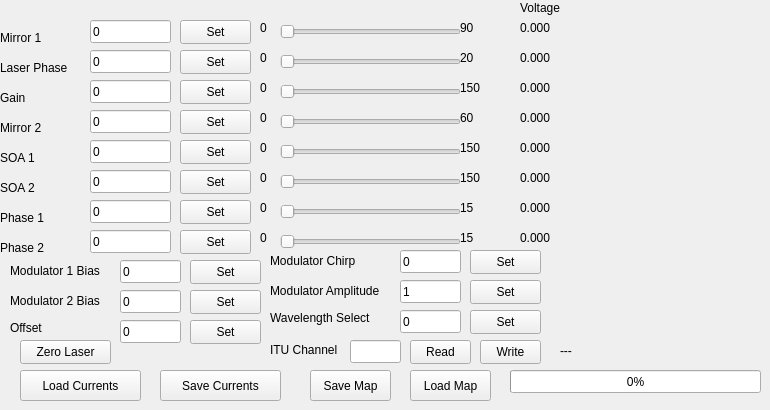
    <widget class="QWidget" name="tab_laser_control">
     <attribute name="title">
      <string>Laser Control</string>
     </attribute>
     <widget class="QLabel" name="label_30">
      <property name="geometry">
       <rect>
        <x>0</x>
        <y>60</y>
        <width>81</width>
        <height>16</height>
       </rect>
      </property>
      <property name="text">
       <string>Laser Phase</string>
      </property>
     </widget>
     <widget class="QLabel" name="label_32">
      <property name="geometry">
       <rect>
        <x>0</x>
        <y>90</y>
        <width>81</width>
        <height>16</height>
       </rect>
      </property>
      <property name="text">
       <string>Gain</string>
      </property>
     </widget>
     <widget class="QLabel" name="label_31">
      <property name="geometry">
       <rect>
        <x>0</x>
        <y>30</y>
        <width>81</width>
        <height>16</height>
       </rect>
      </property>
      <property name="text">
       <string>Mirror 1</string>
      </property>
     </widget>
     <widget class="QLabel" name="label_33">
      <property name="geometry">
       <rect>
        <x>0</x>
        <y>150</y>
        <width>81</width>
        <height>16</height>
       </rect>
      </property>
      <property name="text">
       <string>SOA 1</string>
      </property>
     </widget>
     <widget class="QLabel" name="label_34">
      <property name="geometry">
       <rect>
        <x>0</x>
        <y>120</y>
        <width>81</width>
        <height>16</height>
       </rect>
      </property>
      <property name="text">
       <string>Mirror 2</string>
      </property>
     </widget>
     <widget class="QLineEdit" name="control_mirror1_current">
      <property name="geometry">
       <rect>
        <x>90</x>
        <y>20</y>
        <width>81</width>
        <height>23</height>
       </rect>
      </property>
      <property name="text">
       <string>0</string>
      </property>
     </widget>
     <widget class="QLineEdit" name="control_laser_phase_current">
      <property name="geometry">
       <rect>
        <x>90</x>
        <y>50</y>
        <width>81</width>
        <height>23</height>
       </rect>
      </property>
      <property name="text">
       <string>0</string>
      </property>
     </widget>
     <widget class="QLineEdit" name="control_mirror2_current">
      <property name="geometry">
       <rect>
        <x>90</x>
        <y>110</y>
        <width>81</width>
        <height>23</height>
       </rect>
      </property>
      <property name="text">
       <string>0</string>
      </property>
     </widget>
     <widget class="QLineEdit" name="control_gain_current">
      <property name="geometry">
       <rect>
        <x>90</x>
        <y>80</y>
        <width>81</width>
        <height>23</height>
       </rect>
      </property>
      <property name="text">
       <string>0</string>
      </property>
     </widget>
     <widget class="QLineEdit" name="control_soa1_current">
      <property name="geometry">
       <rect>
        <x>90</x>
        <y>140</y>
        <width>81</width>
        <height>23</height>
       </rect>
      </property>
      <property name="text">
       <string>0</string>
      </property>
     </widget>
     <widget class="QPushButton" name="control_mirror1_button">
      <property name="geometry">
       <rect>
        <x>180</x>
        <y>20</y>
        <width>71</width>
        <height>24</height>
       </rect>
      </property>
      <property name="text">
       <string>Set</string>
      </property>
     </widget>
     <widget class="QPushButton" name="control_gain_button">
      <property name="geometry">
       <rect>
        <x>180</x>
        <y>80</y>
        <width>71</width>
        <height>24</height>
       </rect>
      </property>
      <property name="text">
       <string>Set</string>
      </property>
     </widget>
     <widget class="QPushButton" name="control_mirror2_button">
      <property name="geometry">
       <rect>
        <x>180</x>
        <y>110</y>
        <width>71</width>
        <height>24</height>
       </rect>
      </property>
      <property name="text">
       <string>Set</string>
      </property>
     </widget>
     <widget class="QPushButton" name="control_soa1_button">
      <property name="geometry">
       <rect>
        <x>180</x>
        <y>140</y>
        <width>71</width>
        <height>24</height>
       </rect>
      </property>
      <property name="text">
       <string>Set</string>
      </property>
     </widget>
     <widget class="QPushButton" name="control_laser_phase_button">
      <property name="geometry">
       <rect>
        <x>180</x>
        <y>50</y>
        <width>71</width>
        <height>24</height>
       </rect>
      </property>
      <property name="text">
       <string>Set</string>
      </property>
     </widget>
     <widget class="QSlider" name="control_mirror1_slider">
      <property name="geometry">
       <rect>
        <x>280</x>
        <y>20</y>
        <width>181</width>
        <height>23</height>
       </rect>
      </property>
      <property name="maximum">
       <number>90</number>
      </property>
      <property name="orientation">
       <enum>Qt::Horizontal</enum>
      </property>
     </widget>
     <widget class="QSlider" name="control_laser_phase_slider">
      <property name="geometry">
       <rect>
        <x>280</x>
        <y>50</y>
        <width>181</width>
        <height>23</height>
       </rect>
      </property>
      <property name="maximum">
       <number>20</number>
      </property>
      <property name="orientation">
       <enum>Qt::Horizontal</enum>
      </property>
     </widget>
     <widget class="QSlider" name="control_gain_slider">
      <property name="geometry">
       <rect>
        <x>280</x>
        <y>80</y>
        <width>181</width>
        <height>23</height>
       </rect>
      </property>
      <property name="maximum">
       <number>150</number>
      </property>
      <property name="orientation">
       <enum>Qt::Horizontal</enum>
      </property>
     </widget>
     <widget class="QSlider" name="control_mirror2_slider">
      <property name="geometry">
       <rect>
        <x>280</x>
        <y>110</y>
        <width>181</width>
        <height>23</height>
       </rect>
      </property>
      <property name="maximum">
       <number>60</number>
      </property>
      <property name="orientation">
       <enum>Qt::Horizontal</enum>
      </property>
     </widget>
     <widget class="QSlider" name="control_soa1_slider">
      <property name="geometry">
       <rect>
        <x>280</x>
        <y>140</y>
        <width>181</width>
        <height>23</height>
       </rect>
      </property>
      <property name="maximum">
       <number>150</number>
      </property>
      <property name="orientation">
       <enum>Qt::Horizontal</enum>
      </property>
     </widget>
     <widget class="QLabel" name="label_37">
      <property name="geometry">
       <rect>
        <x>260</x>
        <y>20</y>
        <width>31</width>
        <height>16</height>
       </rect>
      </property>
      <property name="text">
       <string>0</string>
      </property>
     </widget>
     <widget class="QLabel" name="label_41">
      <property name="geometry">
       <rect>
        <x>260</x>
        <y>110</y>
        <width>31</width>
        <height>16</height>
       </rect>
      </property>
      <property name="text">
       <string>0</string>
      </property>
     </widget>
     <widget class="QLabel" name="label_42">
      <property name="geometry">
       <rect>
        <x>260</x>
        <y>80</y>
        <width>31</width>
        <height>16</height>
       </rect>
      </property>
      <property name="text">
       <string>0</string>
      </property>
     </widget>
     <widget class="QLabel" name="label_44">
      <property name="geometry">
       <rect>
        <x>260</x>
        <y>140</y>
        <width>31</width>
        <height>16</height>
       </rect>
      </property>
      <property name="text">
       <string>0</string>
      </property>
     </widget>
     <widget class="QLabel" name="label_45">
      <property name="geometry">
       <rect>
        <x>260</x>
        <y>50</y>
        <width>31</width>
        <height>16</height>
       </rect>
      </property>
      <property name="text">
       <string>0</string>
      </property>
     </widget>
     <widget class="QLabel" name="control_soa1_max">
      <property name="geometry">
       <rect>
        <x>460</x>
        <y>140</y>
        <width>41</width>
        <height>16</height>
       </rect>
      </property>
      <property name="text">
       <string>150</string>
      </property>
     </widget>
     <widget class="QLabel" name="control_mirror2_max">
      <property name="geometry">
       <rect>
        <x>460</x>
        <y>110</y>
        <width>41</width>
        <height>16</height>
       </rect>
      </property>
      <property name="text">
       <string>60</string>
      </property>
     </widget>
     <widget class="QLabel" name="control_laser_phase_max">
      <property name="geometry">
       <rect>
        <x>460</x>
        <y>50</y>
        <width>41</width>
        <height>16</height>
       </rect>
      </property>
      <property name="text">
       <string>20</string>
      </property>
     </widget>
     <widget class="QLabel" name="control_mirror1_max">
      <property name="geometry">
       <rect>
        <x>460</x>
        <y>20</y>
        <width>41</width>
        <height>16</height>
       </rect>
      </property>
      <property name="text">
       <string>90</string>
      </property>
     </widget>
     <widget class="QLabel" name="control_gain_max">
      <property name="geometry">
       <rect>
        <x>460</x>
        <y>80</y>
        <width>41</width>
        <height>16</height>
       </rect>
      </property>
      <property name="text">
       <string>150</string>
      </property>
     </widget>
     <widget class="QLabel" name="control_mirror1_voltage">
      <property name="geometry">
       <rect>
        <x>520</x>
        <y>20</y>
        <width>53</width>
        <height>15</height>
       </rect>
      </property>
      <property name="text">
       <string>0.000</string>
      </property>
     </widget>
     <widget class="QLabel" name="control_soa1_voltage">
      <property name="geometry">
       <rect>
        <x>520</x>
        <y>140</y>
        <width>53</width>
        <height>15</height>
       </rect>
      </property>
      <property name="text">
       <string>0.000</string>
      </property>
     </widget>
     <widget class="QLabel" name="control_mirror2_voltage">
      <property name="geometry">
       <rect>
        <x>520</x>
        <y>110</y>
        <width>53</width>
        <height>15</height>
       </rect>
      </property>
      <property name="text">
       <string>0.000</string>
      </property>
     </widget>
     <widget class="QLabel" name="control_gain_voltage">
      <property name="geometry">
       <rect>
        <x>520</x>
        <y>80</y>
        <width>53</width>
        <height>15</height>
       </rect>
      </property>
      <property name="text">
       <string>0.000</string>
      </property>
     </widget>
     <widget class="QLabel" name="control_laser_phase_voltage">
      <property name="geometry">
       <rect>
        <x>520</x>
        <y>50</y>
        <width>53</width>
        <height>15</height>
       </rect>
      </property>
      <property name="text">
       <string>0.000</string>
      </property>
     </widget>
     <widget class="QLabel" name="label_53">
      <property name="geometry">
       <rect>
        <x>520</x>
        <y>0</y>
        <width>51</width>
        <height>16</height>
       </rect>
      </property>
      <property name="text">
       <string>Voltage</string>
      </property>
     </widget>
     <widget class="QPushButton" name="control_zero_laser_button">
      <property name="geometry">
       <rect>
        <x>20</x>
        <y>340</y>
        <width>91</width>
        <height>24</height>
       </rect>
      </property>
      <property name="text">
       <string>Zero Laser</string>
      </property>
     </widget>
     <widget class="QPushButton" name="control_load_currents_button">
      <property name="geometry">
       <rect>
        <x>20</x>
        <y>370</y>
        <width>121</width>
        <height>31</height>
       </rect>
      </property>
      <property name="text">
       <string>Load Currents</string>
      </property>
     </widget>
     <widget class="QPushButton" name="control_save_currents_button">
      <property name="geometry">
       <rect>
        <x>160</x>
        <y>370</y>
        <width>121</width>
        <height>31</height>
       </rect>
      </property>
      <property name="text">
       <string>Save Currents</string>
      </property>
     </widget>
     <widget class="QLineEdit" name="control_itu_channel_text">
      <property name="geometry">
       <rect>
        <x>350</x>
        <y>340</y>
        <width>51</width>
        <height>23</height>
       </rect>
      </property>
     </widget>
     <widget class="QLabel" name="label_55">
      <property name="geometry">
       <rect>
        <x>270</x>
        <y>340</y>
        <width>71</width>
        <height>20</height>
       </rect>
      </property>
      <property name="text">
       <string>ITU Channel</string>
      </property>
     </widget>
     <widget class="QPushButton" name="control_itu_channel_read">
      <property name="geometry">
       <rect>
        <x>410</x>
        <y>340</y>
        <width>61</width>
        <height>24</height>
       </rect>
      </property>
      <property name="text">
       <string>Read</string>
      </property>
     </widget>
     <widget class="QLabel" name="control_itu_channel_wavelength">
      <property name="geometry">
       <rect>
        <x>560</x>
        <y>340</y>
        <width>81</width>
        <height>21</height>
       </rect>
      </property>
      <property name="text">
       <string>---</string>
      </property>
     </widget>
     <widget class="QPushButton" name="control_soa2_button">
      <property name="geometry">
       <rect>
        <x>180</x>
        <y>170</y>
        <width>71</width>
        <height>24</height>
       </rect>
      </property>
      <property name="text">
       <string>Set</string>
      </property>
     </widget>
     <widget class="QLabel" name="control_soa2_voltage">
      <property name="geometry">
       <rect>
        <x>520</x>
        <y>170</y>
        <width>53</width>
        <height>15</height>
       </rect>
      </property>
      <property name="text">
       <string>0.000</string>
      </property>
     </widget>
     <widget class="QLabel" name="control_soa2_max">
      <property name="geometry">
       <rect>
        <x>460</x>
        <y>170</y>
        <width>41</width>
        <height>16</height>
       </rect>
      </property>
      <property name="text">
       <string>150</string>
      </property>
     </widget>
     <widget class="QLineEdit" name="control_soa2_current">
      <property name="geometry">
       <rect>
        <x>90</x>
        <y>170</y>
        <width>81</width>
        <height>23</height>
       </rect>
      </property>
      <property name="text">
       <string>0</string>
      </property>
     </widget>
     <widget class="QLabel" name="label_52">
      <property name="geometry">
       <rect>
        <x>260</x>
        <y>170</y>
        <width>31</width>
        <height>16</height>
       </rect>
      </property>
      <property name="text">
       <string>0</string>
      </property>
     </widget>
     <widget class="QLabel" name="label_84">
      <property name="geometry">
       <rect>
        <x>0</x>
        <y>180</y>
        <width>81</width>
        <height>16</height>
       </rect>
      </property>
      <property name="text">
       <string>SOA 2</string>
      </property>
     </widget>
     <widget class="QSlider" name="control_soa2_slider">
      <property name="geometry">
       <rect>
        <x>280</x>
        <y>170</y>
        <width>181</width>
        <height>23</height>
       </rect>
      </property>
      <property name="maximum">
       <number>150</number>
      </property>
      <property name="orientation">
       <enum>Qt::Horizontal</enum>
      </property>
     </widget>
     <widget class="QLabel" name="label_35">
      <property name="geometry">
       <rect>
        <x>10</x>
        <y>260</y>
        <width>101</width>
        <height>21</height>
       </rect>
      </property>
      <property name="text">
       <string>Modulator 1 Bias</string>
      </property>
     </widget>
     <widget class="QLabel" name="label_36">
      <property name="geometry">
       <rect>
        <x>10</x>
        <y>290</y>
        <width>101</width>
        <height>21</height>
       </rect>
      </property>
      <property name="text">
       <string>Modulator 2 Bias</string>
      </property>
     </widget>
     <widget class="QLineEdit" name="control_mod1_bias_voltage">
      <property name="geometry">
       <rect>
        <x>120</x>
        <y>260</y>
        <width>61</width>
        <height>23</height>
       </rect>
      </property>
      <property name="text">
       <string>0</string>
      </property>
     </widget>
     <widget class="QLineEdit" name="control_mod2_bias_voltage">
      <property name="geometry">
       <rect>
        <x>120</x>
        <y>290</y>
        <width>61</width>
        <height>23</height>
       </rect>
      </property>
      <property name="text">
       <string>0</string>
      </property>
     </widget>
     <widget class="QLabel" name="label_40">
      <property name="geometry">
       <rect>
        <x>270</x>
        <y>280</y>
        <width>121</width>
        <height>21</height>
       </rect>
      </property>
      <property name="text">
       <string>Modulator Amplitude</string>
      </property>
     </widget>
     <widget class="QLabel" name="label_43">
      <property name="geometry">
       <rect>
        <x>270</x>
        <y>250</y>
        <width>101</width>
        <height>21</height>
       </rect>
      </property>
      <property name="text">
       <string>Modulator Chirp</string>
      </property>
     </widget>
     <widget class="QLineEdit" name="control_mod_amplitude_voltage">
      <property name="geometry">
       <rect>
        <x>400</x>
        <y>280</y>
        <width>61</width>
        <height>23</height>
       </rect>
      </property>
      <property name="text">
       <string>1</string>
      </property>
     </widget>
     <widget class="QLineEdit" name="control_mod_chirp_voltage">
      <property name="geometry">
       <rect>
        <x>400</x>
        <y>250</y>
        <width>61</width>
        <height>23</height>
       </rect>
      </property>
      <property name="text">
       <string>0</string>
      </property>
     </widget>
     <widget class="QPushButton" name="control_mod2_bias_button">
      <property name="geometry">
       <rect>
        <x>190</x>
        <y>290</y>
        <width>71</width>
        <height>24</height>
       </rect>
      </property>
      <property name="text">
       <string>Set</string>
      </property>
     </widget>
     <widget class="QPushButton" name="control_mod1_bias_button">
      <property name="geometry">
       <rect>
        <x>190</x>
        <y>260</y>
        <width>71</width>
        <height>24</height>
       </rect>
      </property>
      <property name="text">
       <string>Set</string>
      </property>
     </widget>
     <widget class="QPushButton" name="control_mod_chirp_button">
      <property name="geometry">
       <rect>
        <x>470</x>
        <y>250</y>
        <width>71</width>
        <height>24</height>
       </rect>
      </property>
      <property name="text">
       <string>Set</string>
      </property>
     </widget>
     <widget class="QPushButton" name="control_mod_amplitude_button">
      <property name="geometry">
       <rect>
        <x>470</x>
        <y>280</y>
        <width>71</width>
        <height>24</height>
       </rect>
      </property>
      <property name="text">
       <string>Set</string>
      </property>
     </widget>
     <widget class="QPushButton" name="control_itu_channel_write">
      <property name="geometry">
       <rect>
        <x>480</x>
        <y>340</y>
        <width>61</width>
        <height>24</height>
       </rect>
      </property>
      <property name="text">
       <string>Write</string>
      </property>
     </widget>
     <widget class="QLabel" name="label_20">
      <property name="geometry">
       <rect>
        <x>270</x>
        <y>310</y>
        <width>121</width>
        <height>16</height>
       </rect>
      </property>
      <property name="text">
       <string>Wavelength Select</string>
      </property>
     </widget>
     <widget class="QLineEdit" name="control_wavelength_index">
      <property name="geometry">
       <rect>
        <x>400</x>
        <y>310</y>
        <width>61</width>
        <height>23</height>
       </rect>
      </property>
      <property name="text">
       <string>0</string>
      </property>
     </widget>
     <widget class="QPushButton" name="control_wavelength_set_button">
      <property name="geometry">
       <rect>
        <x>470</x>
        <y>310</y>
        <width>71</width>
        <height>24</height>
       </rect>
      </property>
      <property name="text">
       <string>Set</string>
      </property>
     </widget>
     <widget class="QLabel" name="label_28">
      <property name="geometry">
       <rect>
        <x>10</x>
        <y>320</y>
        <width>53</width>
        <height>15</height>
       </rect>
      </property>
      <property name="text">
       <string>Offset</string>
      </property>
     </widget>
     <widget class="QLineEdit" name="control_offset_value">
      <property name="geometry">
       <rect>
        <x>120</x>
        <y>320</y>
        <width>61</width>
        <height>23</height>
       </rect>
      </property>
      <property name="text">
       <string>0</string>
      </property>
     </widget>
     <widget class="QPushButton" name="control_offset_button">
      <property name="geometry">
       <rect>
        <x>190</x>
        <y>320</y>
        <width>71</width>
        <height>24</height>
       </rect>
      </property>
      <property name="text">
       <string>Set</string>
      </property>
     </widget>
     <widget class="QPushButton" name="control_save_map_button">
      <property name="geometry">
       <rect>
        <x>310</x>
        <y>370</y>
        <width>81</width>
        <height>31</height>
       </rect>
      </property>
      <property name="text">
       <string>Save Map</string>
      </property>
     </widget>
     <widget class="QPushButton" name="control_load_map_button">
      <property name="geometry">
       <rect>
        <x>410</x>
        <y>370</y>
        <width>81</width>
        <height>31</height>
       </rect>
      </property>
      <property name="text">
       <string>Load Map</string>
      </property>
     </widget>
     <widget class="QProgressBar" name="control_map_progress">
      <property name="geometry">
       <rect>
        <x>510</x>
        <y>370</y>
        <width>251</width>
        <height>23</height>
       </rect>
      </property>
      <property name="maximum">
       <number>96</number>
      </property>
      <property name="value">
       <number>0</number>
      </property>
     </widget>
     <widget class="QLabel" name="label_51">
      <property name="geometry">
       <rect>
        <x>260</x>
        <y>200</y>
        <width>31</width>
        <height>16</height>
       </rect>
      </property>
      <property name="text">
       <string>0</string>
      </property>
     </widget>
     <widget class="QSlider" name="control_phase1_slider">
      <property name="geometry">
       <rect>
        <x>280</x>
        <y>200</y>
        <width>181</width>
        <height>23</height>
       </rect>
      </property>
      <property name="maximum">
       <number>150</number>
      </property>
      <property name="orientation">
       <enum>Qt::Horizontal</enum>
      </property>
     </widget>
     <widget class="QLabel" name="control_phase1_voltage">
      <property name="geometry">
       <rect>
        <x>520</x>
        <y>200</y>
        <width>53</width>
        <height>15</height>
       </rect>
      </property>
      <property name="text">
       <string>0.000</string>
      </property>
     </widget>
     <widget class="QPushButton" name="control_phase1_button">
      <property name="geometry">
       <rect>
        <x>180</x>
        <y>200</y>
        <width>71</width>
        <height>24</height>
       </rect>
      </property>
      <property name="text">
       <string>Set</string>
      </property>
     </widget>
     <widget class="QLabel" name="label_50">
      <property name="geometry">
       <rect>
        <x>0</x>
        <y>210</y>
        <width>81</width>
        <height>16</height>
       </rect>
      </property>
      <property name="text">
       <string>Phase 1</string>
      </property>
     </widget>
     <widget class="QLineEdit" name="control_phase1_current">
      <property name="geometry">
       <rect>
        <x>90</x>
        <y>200</y>
        <width>81</width>
        <height>23</height>
       </rect>
      </property>
      <property name="text">
       <string>0</string>
      </property>
     </widget>
     <widget class="QLabel" name="control_phase1_max">
      <property name="geometry">
       <rect>
        <x>460</x>
        <y>200</y>
        <width>41</width>
        <height>16</height>
       </rect>
      </property>
      <property name="text">
       <string>15</string>
      </property>
     </widget>
     <widget class="QLabel" name="control_phase2_max">
      <property name="geometry">
       <rect>
        <x>460</x>
        <y>230</y>
        <width>41</width>
        <height>16</height>
       </rect>
      </property>
      <property name="text">
       <string>15</string>
      </property>
     </widget>
     <widget class="QLabel" name="control_phase2_voltage">
      <property name="geometry">
       <rect>
        <x>520</x>
        <y>230</y>
        <width>53</width>
        <height>15</height>
       </rect>
      </property>
      <property name="text">
       <string>0.000</string>
      </property>
     </widget>
     <widget class="QLineEdit" name="control_phase2_current">
      <property name="geometry">
       <rect>
        <x>90</x>
        <y>230</y>
        <width>81</width>
        <height>23</height>
       </rect>
      </property>
      <property name="text">
       <string>0</string>
      </property>
     </widget>
     <widget class="QPushButton" name="control_phase2_button">
      <property name="geometry">
       <rect>
        <x>180</x>
        <y>230</y>
        <width>71</width>
        <height>24</height>
       </rect>
      </property>
      <property name="text">
       <string>Set</string>
      </property>
     </widget>
     <widget class="QSlider" name="control_phase2_slider">
      <property name="geometry">
       <rect>
        <x>280</x>
        <y>230</y>
        <width>181</width>
        <height>23</height>
       </rect>
      </property>
      <property name="maximum">
       <number>150</number>
      </property>
      <property name="orientation">
       <enum>Qt::Horizontal</enum>
      </property>
     </widget>
     <widget class="QLabel" name="label_102">
      <property name="geometry">
       <rect>
        <x>260</x>
        <y>230</y>
        <width>31</width>
        <height>16</height>
       </rect>
      </property>
      <property name="text">
       <string>0</string>
      </property>
     </widget>
     <widget class="QLabel" name="label_103">
      <property name="geometry">
       <rect>
        <x>0</x>
        <y>240</y>
        <width>81</width>
        <height>16</height>
       </rect>
      </property>
      <property name="text">
       <string>Phase 2</string>
      </property>
     </widget>
    </widget>
